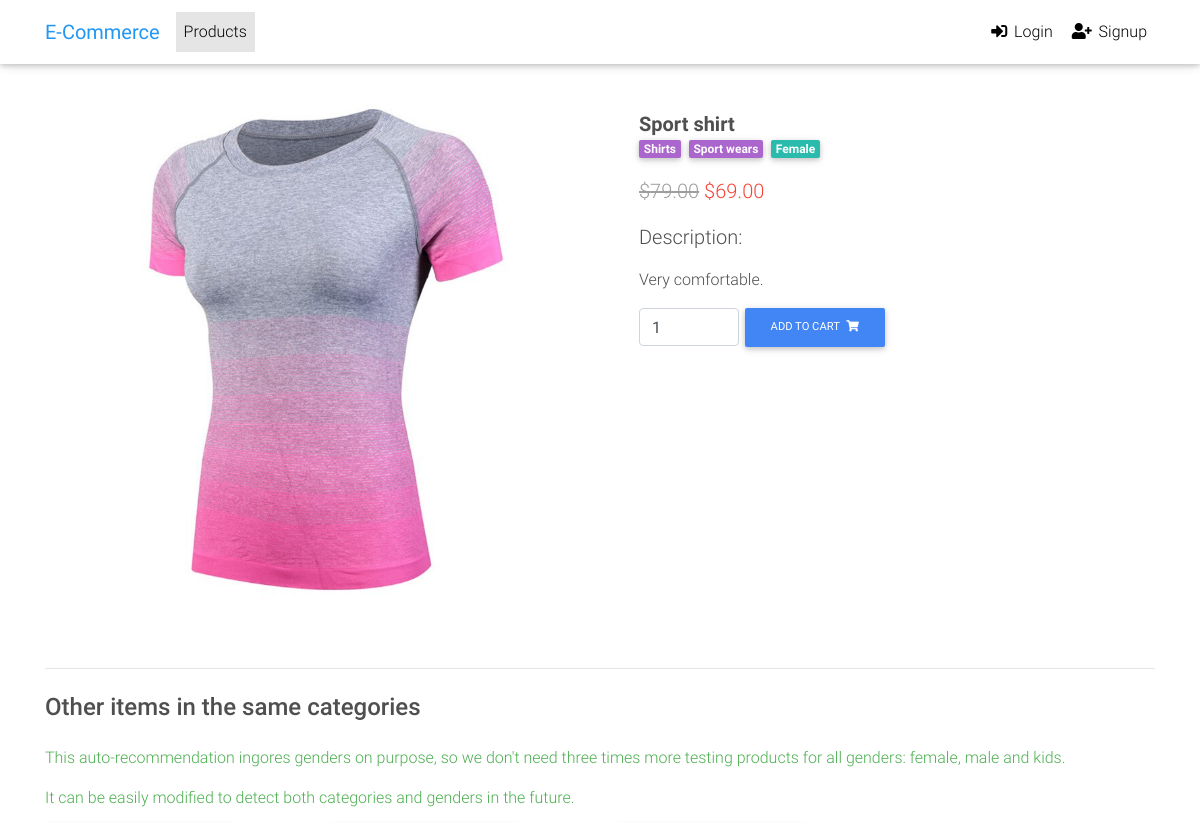
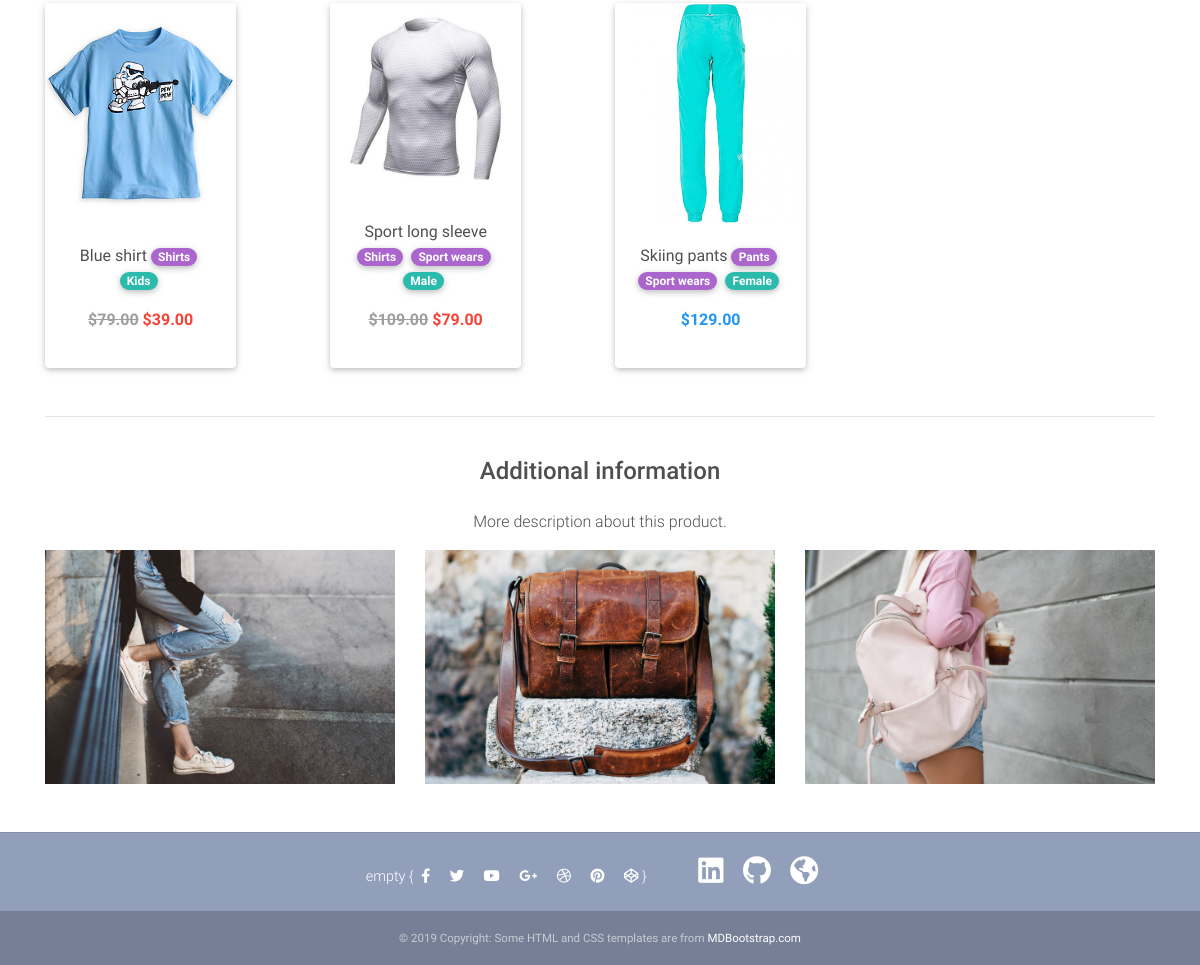
Screenshot of /products/009/ with the database file from the repository (2 pictures, top to bottom).
### products/models.py (models this page shows, shortened)
class Item(models.Model):
    title = models.CharField(max_length=100)
    price = models.DecimalField(max_digits=100, decimal_places=2)
    discount_price = models.DecimalField(
        blank=True, null=True, max_digits=100, decimal_places=2)
    category = models.ManyToManyField(Category)
    gender = models.ManyToManyField(Gender)
    slug = models.SlugField()
    description = models.TextField()
    photo = models.ImageField(upload_to='products')
    def __str__(self):
        return self.title
    def get_absolute_url(self):
        return reverse('products:item-detail', kwargs={'slug': self.slug})
    def get_add_to_cart_url(self):
        return reverse('products:add-to-cart', kwargs={'slug': self.slug})

class Category(models.Model):
    c_title = models.CharField(max_length=50)
    def __str__(self):
        return self.c_title
    def get_category_view_url(self):
        return reverse("products:category-view", kwargs={'c_title':self.c_title})

class Gender(models.Model):
    g_title = models.CharField(max_length=50)
    def __str__(self):
        return self.g_title
    def get_gender_view_url(self):
        return reverse("products:gender-view", kwargs={'g_title':self.g_title})

### products/views.py (the view)
# urls.py: path('products/<slug>/', ItemDetailView.as_view(), name='item-detail'),
class ItemDetailView(ItemObjectMixin, DetailView):
    def get_context_data(self, **kwargs):
        context = super(ItemDetailView, self).get_context_data(**kwargs)
        queryset = []
        for cat in self.get_object().category.all():
            queryset += Item.objects.filter(
                category__c_title=cat).exclude(
                slug=self.get_object().slug)
        queryset = list(dict.fromkeys(queryset))
        context['object_list'] = queryset
        form = AddToCartForm()
        context['form'] = form
        return context

### products/forms.py
class AddToCartForm(forms.Form):
    quantity = forms.IntegerField(
                validators=[MinValueValidator(1), MaxValueValidator(99)],
                widget=forms.TextInput(
                    attrs={
                        'type':"number",
                        'value':"1",
                        'min':"1",
                        'max':"99",
                        'aria-label':"Search",
                        'class':"form-control",
                        'style':"width: 100px",
                    }
                )
            )

### products/views.py (called while the page is built)
    def get_object(self):
        lookup = self.kwargs.get(self.lookup)
        obj = None
        if lookup is not None:
            obj = get_object_or_404(self.model, slug=lookup)
        return obj

### products/templates/products/item_detail.html (shortened to what this page needs)
{% extends "base.html" %}
{% block content %}
  <main class="mt-0 pt-0">
    <div class="container dark-grey-text mt-3">
      <div class="row wow fadeIn">
        <div class="col-md-6 mb-4">
          <img src="{{ object.photo.url }}" class="img-fluid" alt="">
        </div>
        <div class="col-md-6 mb-4">
          <div class="p-4">
            <h1 class="lead font-weight-bold mb-0">{{ object.title }}</h1>
            <div class="mb-3">
              {% for cat in object.category.all %}
              <a href="{{ cat.get_category_view_url }}">
                  <span class="badge secondary-color mr-1">{{ cat }}</span>
              </a>
              {% endfor %}
                  {% for gender in object.gender.all %}
                  <a href="{{ gender.get_gender_view_url }}">
                      <span class="badge default-color mr-1">{{ gender }}</span>
                  </a>
                  {% endfor %}
            </div>
            <p class="lead">
              {% if object.discount_price %}
                <span class="grey-text">
                  <del>${{ object.price }}</del>
                </span>
                <span class="red-text">${{ object.discount_price }}</span>
              {% else %}
                <span  class="blue-text">${{ object.price }}</span>
              {% endif %}
            </p>
            <p class="lead">Description:</p>
            <p>{{ object.description }}</p>
            <form class="d-flex justify-content-left" method="POST" action="{{ object.get_add_to_cart_url }}">{% csrf_token %}
              <input name="quantity" type="number" value="1" min="1" max="99" aria-label="Search" class="form-control" style="width: 100px">
              <button class="btn btn-primary btn-md my-0 p" type="submit">Add to cart
                <i class="fas fa-shopping-cart ml-1"></i>
              </button>
            </form>
          </div>
        </div>
      </div>
      <hr>
      <section class="mb-4">
        <h5 class="my-4 h4">Other items in the same categories</h5>
        <p class="green-text">
          This auto-recommendation ingores genders on purpose, so we don't need
          three times more testing products for all genders: female, male and kids.
        </p>
        <p class="green-text">
          It can be easily modified to detect both categories and genders in the future.
        </p>
        <div class="row wow fadeIn">
          {% for object in object_list %}
          <div class="col-md-3 mb-4 d-flex align-items-stretch">
            <div class="card w-75">
              <div class="view overlay">
                <img src="{{ object.photo.url }}" class="card-img-top"
                  alt="">
              </div>
              <div class="card-body text-center">
                <p>
                  <a href="{{ object.get_absolute_url }}" class="dark-grey-text">
                    {{ object.title }}
                  </a>
                  {% for cat in object.category.all %}
                  <a href="{{ cat.get_category_view_url }}">
                      <span class="badge badge-pill secondary-color mr-1">{{ cat }}</span>
                  </a>
                  {% endfor %}
                  {% for gender in object.gender.all %}
                  <a href="{{ gender.get_gender_view_url }}">
                      <span class="badge badge-pill default-color mr-1">{{ gender }}</span>
                  </a>
                  {% endfor %}
                </p>
                <p>
                  {% if object.discount_price %}
                    <span class="font-weight-bold grey-text">
                      <del>${{ object.price }}</del>
                    </span>
                    <span class="font-weight-bold red-text">${{ object.discount_price }}</span>
                  {% else %}
                    <span class="font-weight-bold blue-text">${{ object.price }}</span>
                  {% endif %}
                </p>
              </div>
            </div>
          </div>
          {% endfor %}
        </div>
      </section>
      <hr>
      <div class="row d-flex justify-content-center wow fadeIn">
        <div class="col-md-6 text-center">
          <h4 class="my-4 h4">Additional information</h4>
          <p>More description about this product.</p>
        </div>
      </div>
      <div class="row wow fadeIn">
        <div class="col-lg-4 col-md-12 mb-4">
          <img src="{{ MEDIA_URL }}backgrounds/1.jpg" class="img-fluid" alt="">
        </div>
        <div class="col-lg-4 col-md-6 mb-4">
          <img src="{{ MEDIA_URL }}backgrounds/2.jpg" class="img-fluid" alt="">
        </div>
        <div class="col-lg-4 col-md-6 mb-4">
          <img src="{{ MEDIA_URL }}backgrounds/3.jpg" class="img-fluid" alt="">
        </div>
      </div>
    </div>
  </main>
{% endblock content %}

### static_files/css/style.css (style rules this page uses)
html, body, .view { height: 100%; }

### templates/base.html (style rules this page uses)
html, body, header, .carousel { height: 60vh; }

### rows the page displays
Item: photo (picture), title "Sport shirt", price "79.00", discount_price "69.00", description "Very comfortable."
Category: c_title "Shirts"
Category: c_title "Sport wears"
Gender: g_title "Female"
Item: photo (picture), title "Blue shirt", price "79.00", discount_price "39.00"
Gender: g_title "Kids"
Item: photo (picture), title "Sport long sleeve", price "109.00", discount_price "79.00"
Gender: g_title "Male"
Item: photo (picture), title "Skiing pants", price "129.00"
Category: c_title "Pants"
